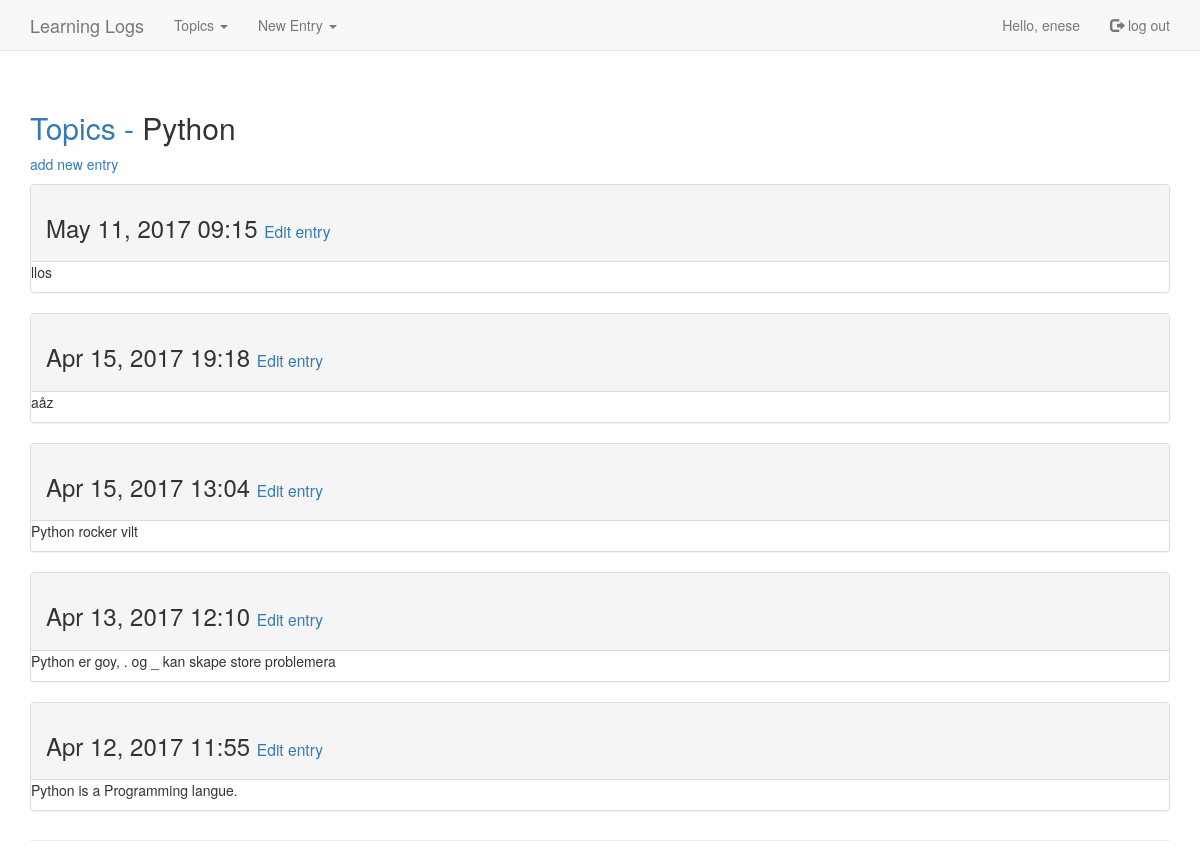
The page /topic/python/ (signed in) on the database as committed earlier.
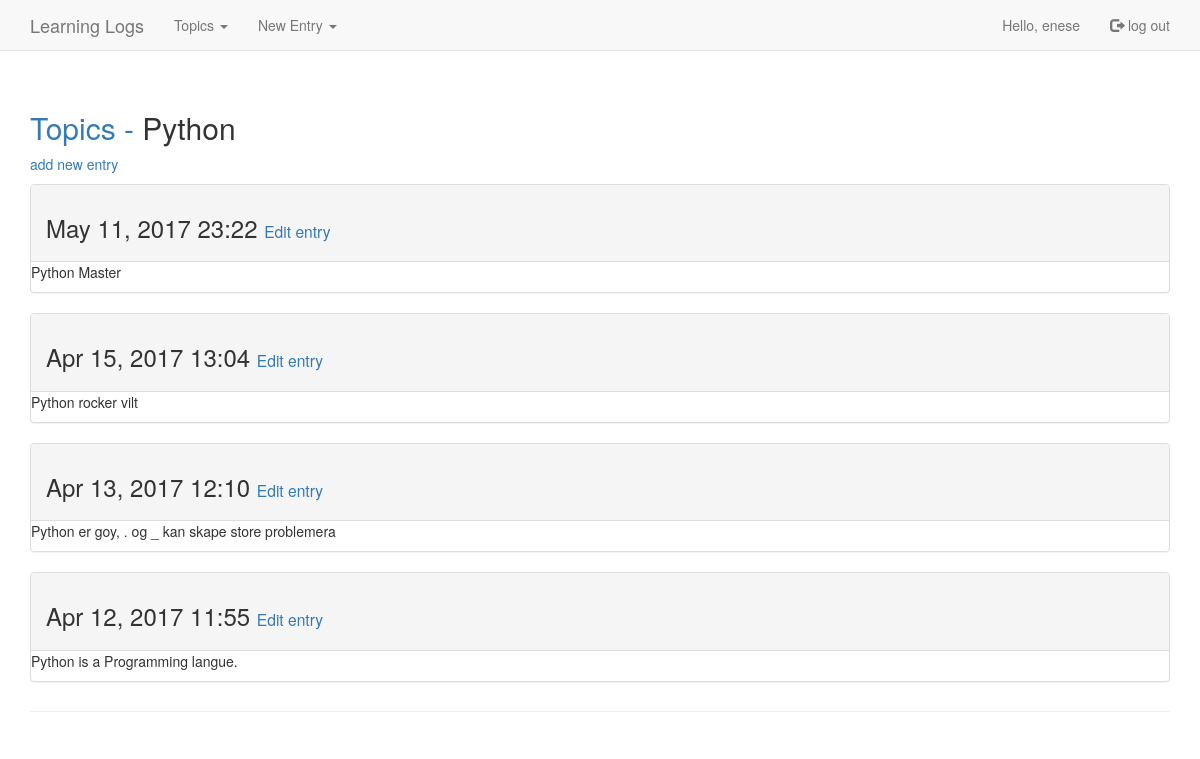
The same page on the database as committed later.
### LearningLogs/models.py (models this page shows, shortened)
class Topic(models.Model):
    text = models.CharField(max_length=200)
    slug = models.SlugField()
    date_added = models.DateTimeField(auto_now_add=True)
    owner = models.ForeignKey(User)
    def __str__(self):
        return self.text

class Entry(models.Model):
    topic = models.ForeignKey(Topic)
    text = models.TextField()
    date_added = models.DateTimeField(auto_now_add=True)
    public = models.BooleanField(default=False)
    class Meta:
        verbose_name_plural = 'entries'

### LearningLogs/views.py (the view)
# urls.py: url(r'^topic/(?P<topic_slug>\w+)/$',views.topic,name='topic'),
@login_required
def topic(request, topic_slug):
    topic = Topic.objects.get(slug=topic_slug)
    check_topic_owner(request, topic)
    entries = topic.entry_set.order_by('-date_added')
    context = {'topic': topic, 'entries': entries}
    return render(request, 'LearningLogs/topic.html', context)

### LearningLogs/context_processors.py (called while the page is built)
def add_variables_to_context(request):
    topic = Topic.objects.all()
    return{"MenuTopics": topic}

### LearningLogs/views.py (called while the page is built)
def check_topic_owner(request, topic):
    if topic.owner != request.user:
        raise Http404

### templates/LearningLogs/topic.html
{% extends 'LearningLogs/base.html' %}
{% block header %}
<h2><a href="{% url 'LearningLogs:topics' %}">Topics - </a>{{ topic }}</h2>
{% endblock header %}
{% block content %}
  <p>
    <a href="{% url 'LearningLogs:new_entry' topic.slug %}">add new entry</a>
  </p>
  {% for entry in entries %}
    <div class="panel panel-default">
      <div class="panel-heading">
        <h3>
          {{ entry.date_added|date:'M d, Y H:i' }}
          <small>
            <a href="{% url 'LearningLogs:edit_entry' entry.id %}">Edit entry</a>
          </small>
        </h3>
      </div>
      <div class="panel-boady">
        {{ entry.text|linebreaks }}
      </div>
    </div>
  {% empty %}
      There are no entries for this topic yet.
  {% endfor %}
{% endblock content %}

### templates/LearningLogs/base.html (shortened to what this page needs)
{% load bootstrap3 %}
<!DOCTYPE html>
<html lang="en">
<head>
    {% bootstrap_css %}
</head>
<body>
<nav class="navbar navbar-default navbar-static-top">
    <div class="container">
        <div class="navbar-header">
            <a class="navbar-brand"href="{% url 'LearningLogs:index' %}">Learning Logs</a>
        </div>
        <div id="navbar" class="navbar-collapse collapse">
            <ul class="nav navbar-nav">
                   <li class="dropdown">
         <a class="dropdown-toggle" data-toggle="dropdown" href="#">Topics
         <span class="caret"></span></a>
                     </li>
                 {%if user.is_authenticated %}
                     <li class="dropdown">
         <a class="dropdown-toggle" data-toggle="dropdown" href="#">New Entry
         <span class="caret"></span></a>
                     </li>
            {% endif %}
            </ul>
            <ul class="nav navbar-nav navbar-right">
                {% if user.is_authenticated %}
                <li><a>Hello, {{ user.username }}</a></li>
                <li><a href="{% url 'users:logout' %}"><span class="glyphicon glyphicon-log-out"></span> log out</a> </li>
                {% else %}
                <li><a href="{% url 'users:register' %}"><span class="glyphicon glyphicon-user"></span> register</a> </li>
                <li><a href="{% url 'users:login' %}"><span class="glyphicon glyphicon-log-in"></span> log in</a> </li>
                {% endif %}
            </ul>
        </div>
    </div>
</nav>
<div class="container">
    <div class="page-header">
    {% block header %}{% endblock header %}
        {% block content %}{% endblock content %}
    </div>
</div>
</body>
</html>

Rows that differ between the two databases and show on the page:
removed Entry: date_added "May 11, 2017 09:15", text "llos"
removed Entry: date_added "Apr 15, 2017 19:18", text "aåz"
added Entry: date_added "May 11, 2017 23:22", text "Python Master"
